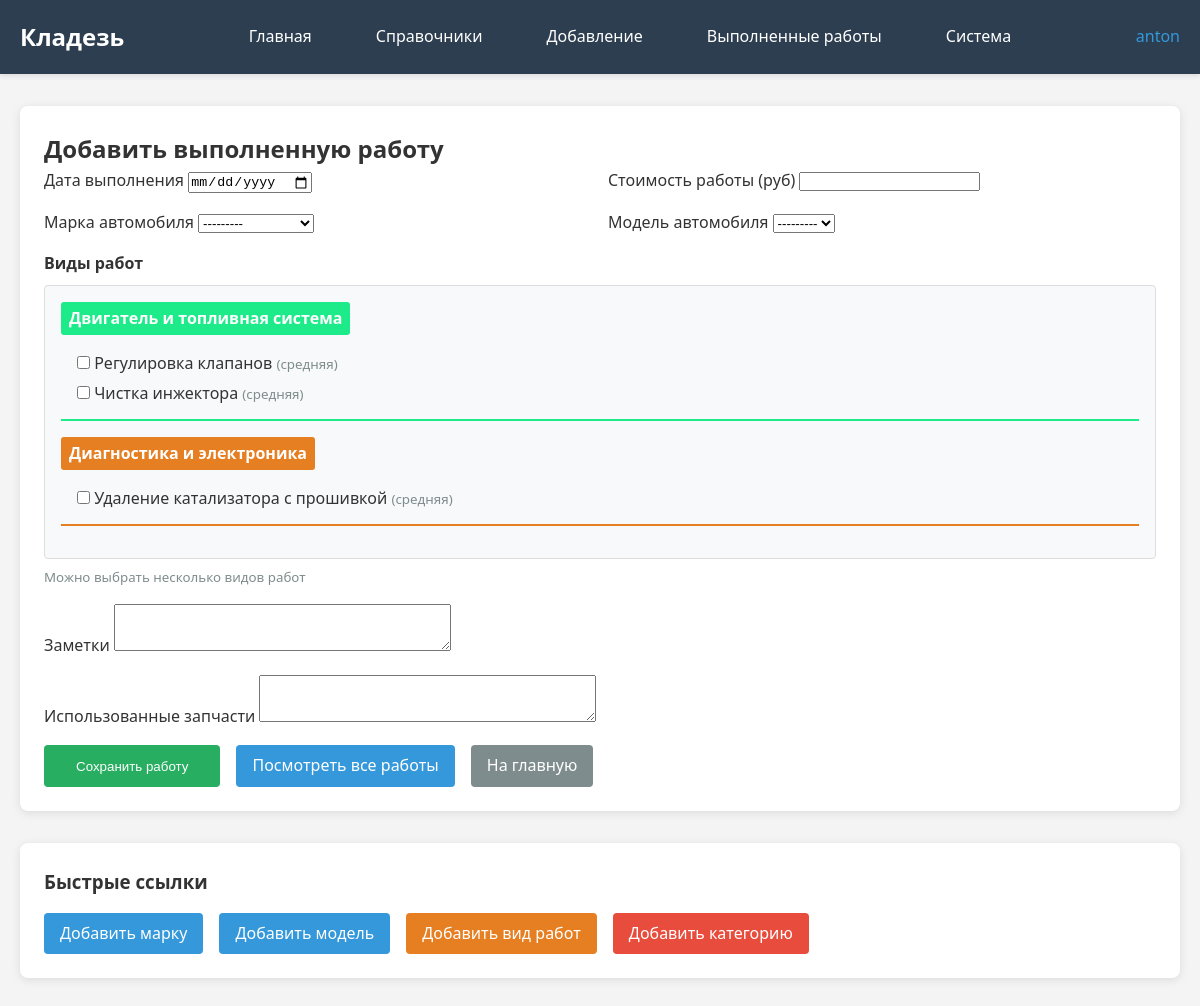
Before: /add-work/ (signed in) with the older database file.
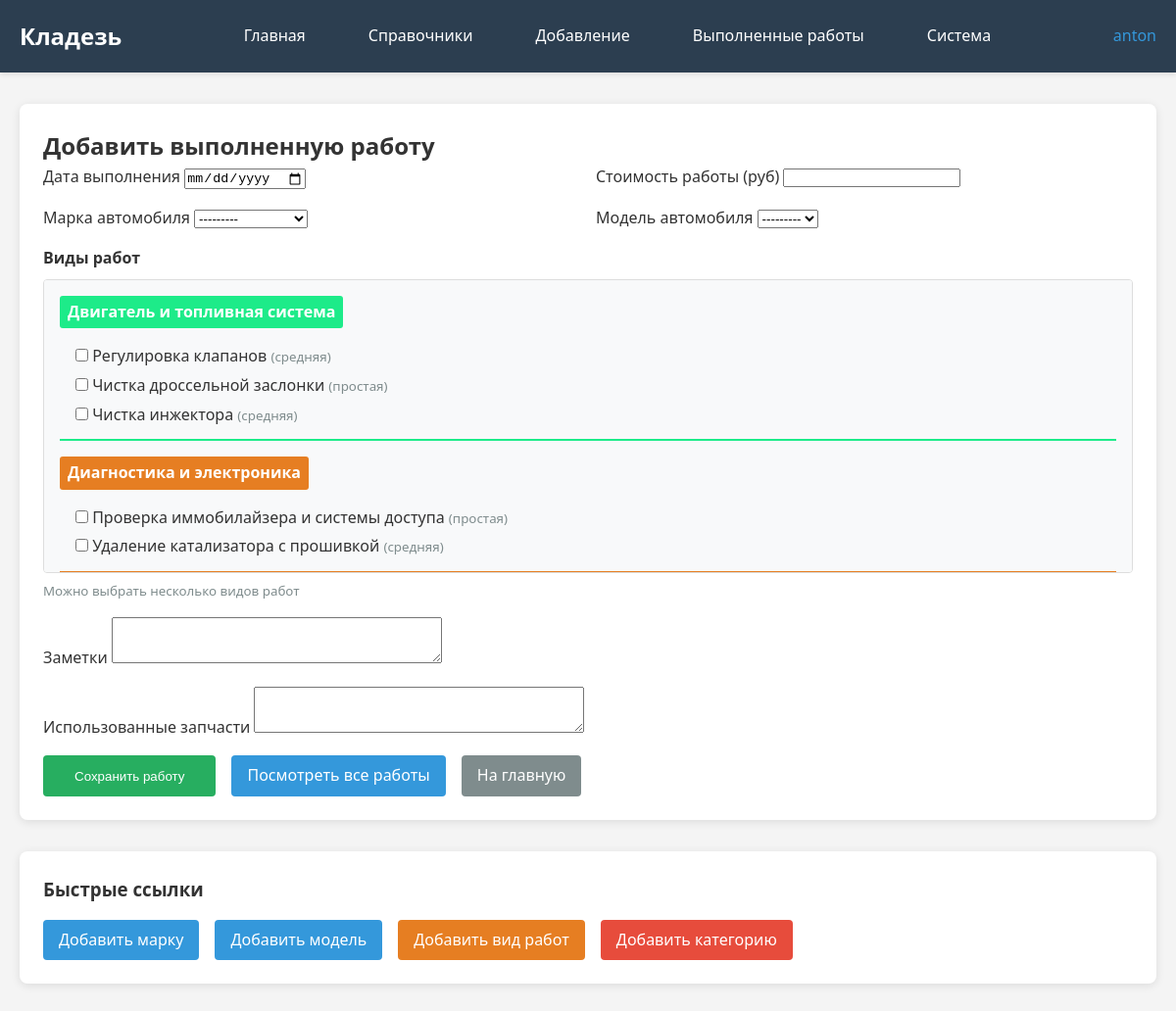
After: the same page with the newer database file.
### kladez_app/models.py (models this page shows, shortened)
class RepairCategory(models.Model):
    name = models.CharField(max_length=100, verbose_name="Категория работ")
    description = models.TextField(blank=True, verbose_name="Описание категории")
    color = models.CharField(max_length=20, default="#e67e22", verbose_name="Цвет категории")  # Новое поле для цвета
    class Meta:
        verbose_name = "Категория работ"
        verbose_name_plural = "Категории работ"

class RepairType(models.Model):
    category = models.ForeignKey(RepairCategory, on_delete=models.CASCADE, verbose_name="Категория")
    name = models.CharField(max_length=200, verbose_name="Вид работ")
    description = models.TextField(blank=True, verbose_name="Описание работ")
    typical_duration = models.CharField(max_length=50, blank=True, verbose_name="Типовая длительность")
    complexity = models.CharField(max_length=50, blank=True, verbose_name="Сложность")
    user = models.ForeignKey(User, on_delete=models.CASCADE, verbose_name="Пользователь", null=True, blank=True)
    class Meta:
        verbose_name = "Вид работ"
        verbose_name_plural = "Виды работ"

### kladez_app/views.py (the view)
# urls.py: path('add-work/', views.add_completed_work, name='add_completed_work'),
@login_required
def add_completed_work(request):
    if request.method == 'POST':
        form = CompletedWorkForm(request.POST, user=request.user)
        if form.is_valid():
            form.save()
            messages.success(request, 'Работа успешно добавлена!')
            return redirect('kladez_app:add_completed_work')
    else:
        form = CompletedWorkForm(user=request.user)
    return render(request, 'kladez_app/add_completed_work.html', {'form': form})

### kladez_app/models.py (called while the page is built)
    def __str__(self):
        return self.name

### kladez_app/templates/kladez_app/add_completed_work.html (shortened to what the changed rows need)
{% extends "kladez_app/base.html" %}
{% load custom_filters %}
{% block content %}
<div class="card">
    <h2>Добавить выполненную работу</h2>
    <form method="post" id="completed-work-form">
        <div style="display: grid; grid-template-columns: 1fr 1fr; gap: 1rem;">
            <div style="grid-column: span 2;">
                <div style="max-height: 300px; overflow-y: auto; border: 1px solid #ddd; border-radius: 4px; padding: 1rem; background: #f8f9fa;">
                    {% regroup form.repair_types.field.queryset by category as categories_list %}
                    {% for category in categories_list %}
                        <div style="margin-bottom: 1rem; padding-bottom: 0.5rem; border-bottom: 2px solid {{ category.grouper.color }};">
                            <div style="font-weight: bold; margin-bottom: 0.5rem; padding: 0.25rem 0.5rem; background: {{ category.grouper.color }}; color: white; border-radius: 3px; display: inline-block;">
                                {{ category.grouper.name }}
                            </div>
                            <div style="margin-left: 1rem; margin-top: 0.5rem;">
                                {% for repair in category.list %}
                                <div style="margin-bottom: 0.25rem;">
                                    <input type="checkbox" name="repair_types" value="{{ repair.id }}" id="id_repair_types_{{ repair.id }}"
                                           {% if repair.id in form.repair_types.value %}checked{% endif %}>
                                    <label for="id_repair_types_{{ repair.id }}" style="cursor: pointer;">
                                        {{ repair.name }}
                                        {% if repair.complexity %}
                                        <small style="color: #7f8c8d;">({{ repair.complexity }})</small>
                                        {% endif %}
                                    </label>
                                </div>
                                {% endfor %}
                            </div>
                        </div>
                    {% empty %}
                        <p style="color: #7f8c8d; text-align: center;">Нет доступных видов работ</p>
                    {% endfor %}
                </div>
            </div>
        </div>
    </form>
</div>
{% endblock %}

Changed rows visible on the page:
added RepairType: name "Чистка дроссельной заслонки", complexity "простая", shown under RepairCategory "Двигатель и топливная система"
added RepairType: name "Проверка иммобилайзера и системы доступа", complexity "простая", shown under RepairCategory "Диагностика и электроника"
